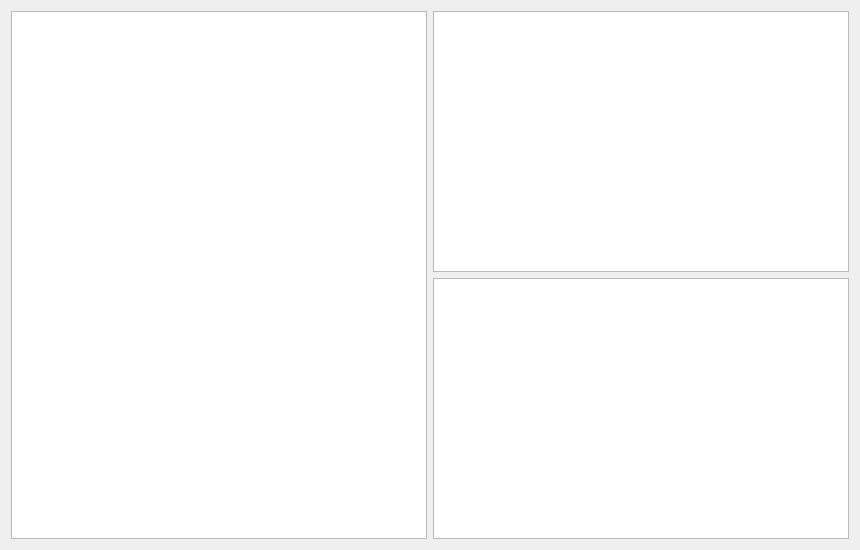
<?xml version="1.0" encoding="UTF-8"?>
<ui version="4.0">
 <class>Console</class>
 <widget class="QWidget" name="Console">
  <property name="geometry">
   <rect>
    <x>0</x>
    <y>0</y>
    <width>860</width>
    <height>550</height>
   </rect>
  </property>
  <property name="windowTitle">
   <string>Form</string>
  </property>
  <layout class="QGridLayout" name="gridLayout">
   <item row="0" column="1">
    <widget class="QListWidget" name="listWidget"/>
   </item>
   <item row="1" column="1">
    <widget class="QTextBrowser" name="textBrowser"/>
   </item>
   <item row="0" column="0" rowspan="2">
    <widget class="QPlainTextEdit" name="plainTextEdit"/>
   </item>
  </layout>
 </widget>
 <resources/>
 <connections/>
</ui>
